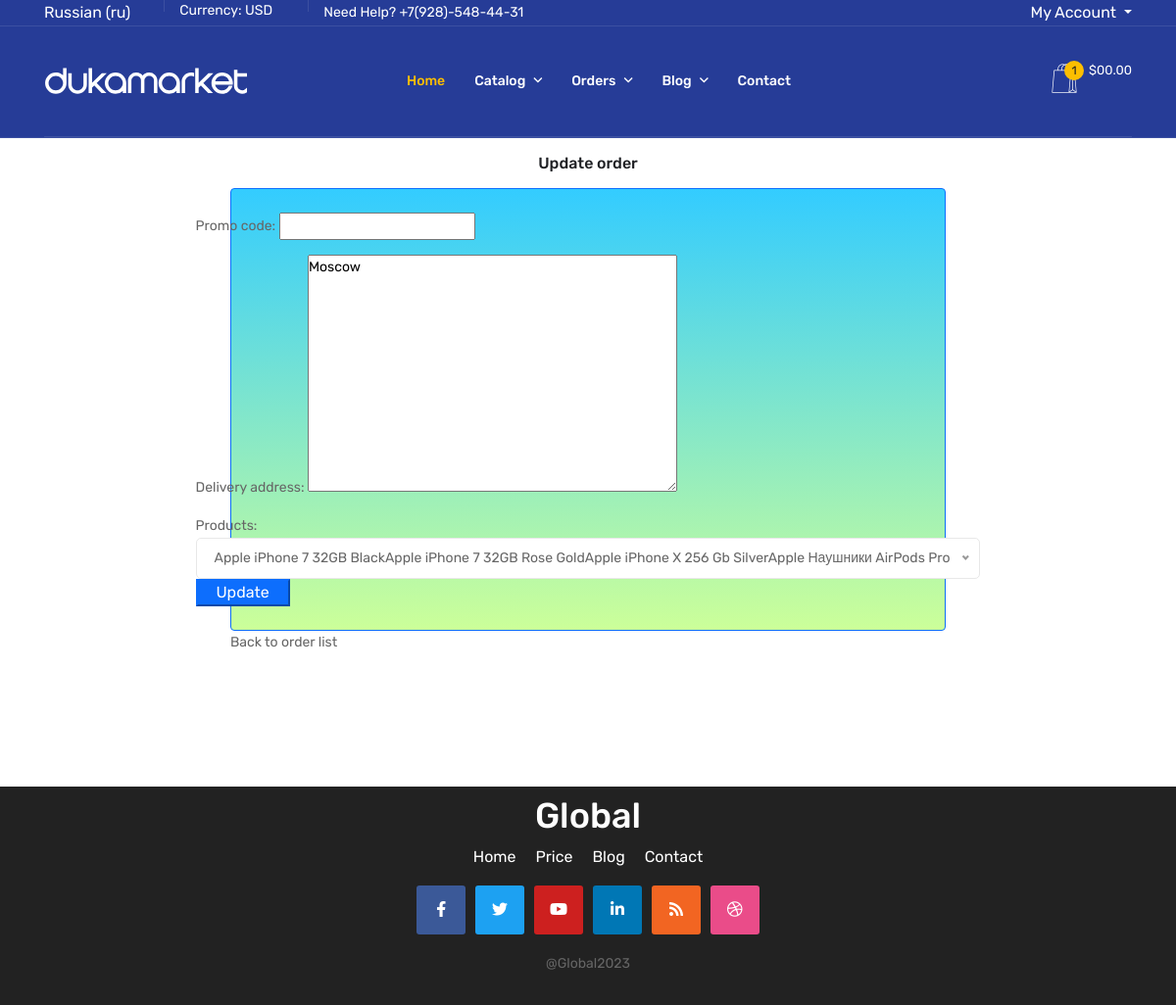
/en/shopapp/orders/1/update/ (signed in), run on an earlier commit of the app's database.
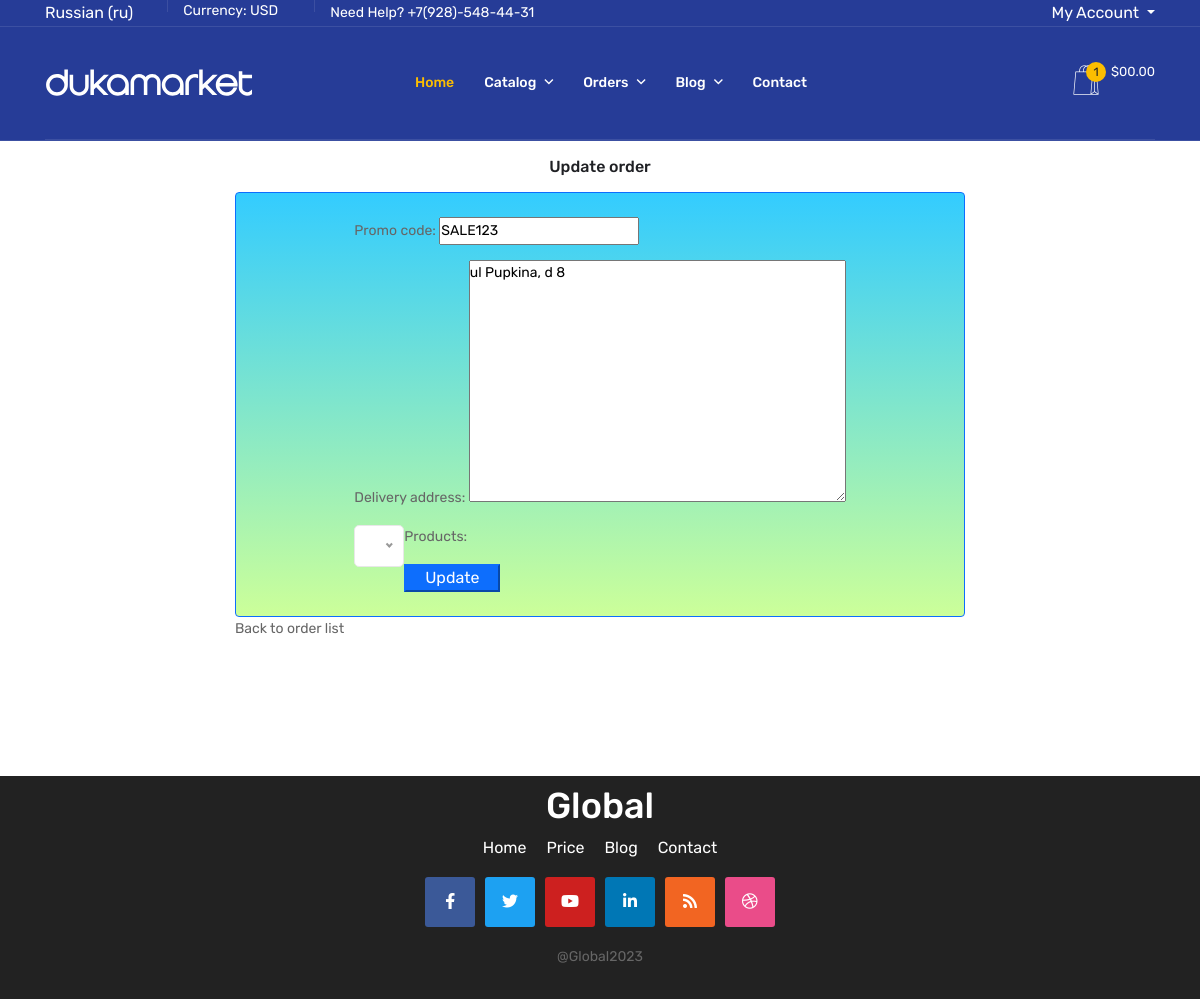
And on a later commit of the database.
### shopapp/models.py (models this page shows, shortened)
class Order(models.Model):
    delivery_address = models.TextField(null=True, blank=True, verbose_name=_('Delivery address'))
    promocode = models.CharField(max_length=20, null=False, blank=True, verbose_name=_('Promo code'))
    created_at = models.DateTimeField(auto_now_add=True, verbose_name=_('Create order date'))
    user = models.ForeignKey(User, on_delete=models.PROTECT, verbose_name=_('User'))
    products = models.ManyToManyField(
        Product,
        related_name="orders",
        limit_choices_to={"archived": False},
        verbose_name=_('Products')
    )
    class Meta:
        verbose_name = _("Order")
        verbose_name_plural = _("Orders")

### shopapp/views.py (the view, shortened to what this page needs)
# urls.py: path("orders/<int:pk>/update/", UpdateOrder.as_view(), name="update_order"),
class UpdateOrder(LoginRequiredMixin, UpdateView):
    model = Order
    template_name = 'shopapp/update_order.html'
    fields = ["promocode", "delivery_address", "user", "products"]
    def get_form(self, form_class=None):
        form = super().get_form(form_class)
        form.fields['user'].widget = HiddenInput()
        return form

### shopapp/models.py (called while the page is built)
    def __str__(self):
        return self.name

### shopapp/templates/shopapp/update_order.html (shortened to what this page needs)
{% extends 'shopapp/base.html' %}
{% load i18n %}
{% block section %}
<div class="container col-lg-8">
    {% if request.user.is_authenticated %}
    <h5 class="text-center my-3">{% trans 'Update order' %}</h5>
    <div class="form-control py-4 px-0 border-primary border-1 d-flex justify-content-center col-md-12 col-lg-offset-3"
         style="background: linear-gradient(to bottom, #33ccff 0%, #ccff99 100%)">
        <form class="register-form" method="post" enctype="multipart/form-data">
            {{ form.as_p }}
             <input class="btn-primary" type="submit" value="Update" style="width: 8vw;"/>
        </form>
    </div>
    <div class="back_to">
        <p>
            <a href="{% url 'shopapp:orders_list' %}">{% trans 'Back to order list' %}</a>
        </p>
    </div>
    {% else %}
    <h3 class="title_login">{% trans 'You are not logged in!' %}</h3>
    {% endif %}
</div>
{% endblock %}

What changed in the data, as far as the page shows it:
changed Order: promocode (not shown) → "SALE123"; delivery_address "Moscow" → "ul Pupkina, d 8"
Also different on the page:
text no longer shown: "Promo code: Delivery address: Apple iPhone 7 32GB BlackApple iPhone 7 32GB Rose GoldApple iPhone X 256 Gb SilverApple Наушники AirPods Pro Products:"
text now shown: "Promo code: Delivery address: Products:"
